Frame 1 (no input): blank canvas, image omitted
Frame 60 (the mouse pressed at the canvas centre just before this capture): blank canvas, image omitted
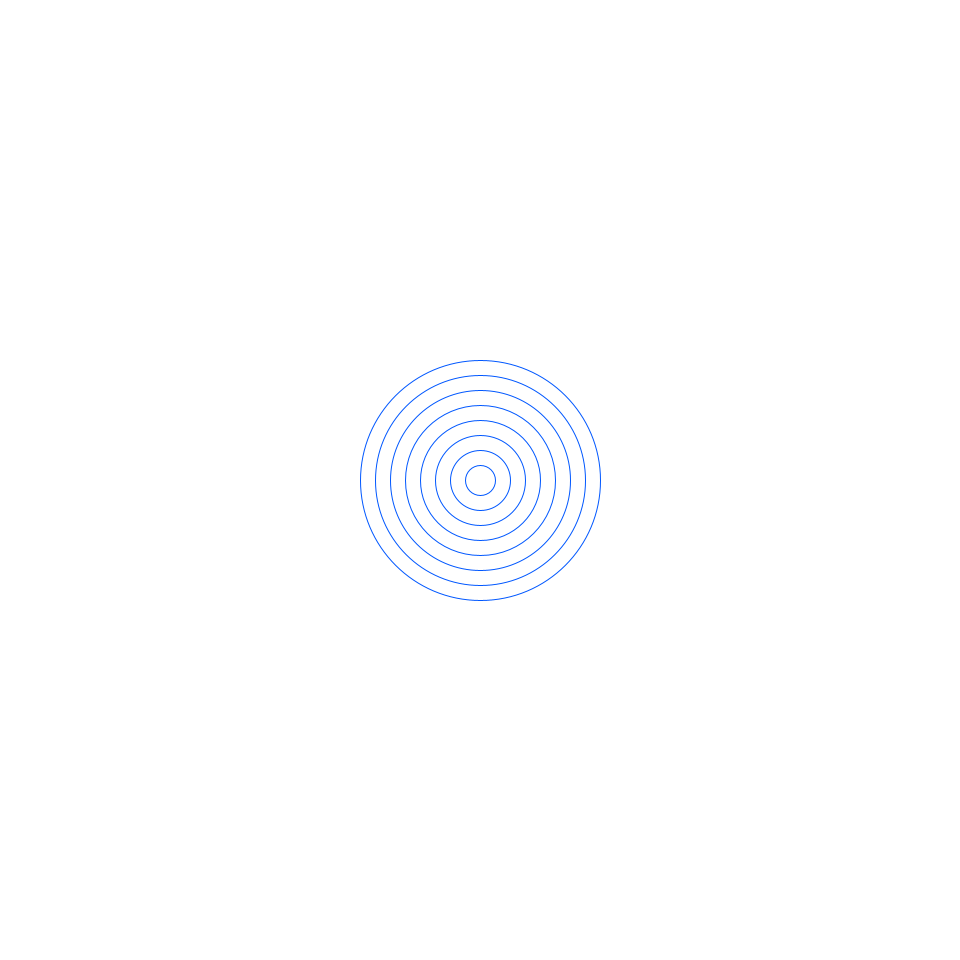
Frame 120 (the mouse held since frame 60 and released just before this capture)

The Processing sketch whose frames 1 and 60 were blank and that drew this single picture after the mouse press (run headless with seeded random() and noise(); from frame 60 on, the mouse is pressed at the canvas centre):

// Processing sketch: BlackHole
// ── BlackHole.pde

//==== constant ====
final int SCREEN_WIDTH=960;
final int SCREEN_HEIGHT=960;
final int MAX_HOLE_COUNT=20;

//==== variable ====
ArrayList<Hole> holes=new ArrayList<Hole>();
boolean enableAddHole=true;
int c=#FFFFFF;

//addHole
void addHole(){
  if(holes.size()>MAX_HOLE_COUNT) return;
  holes.add(new Hole(new Point(mouseX, mouseY)));
}

//clearScreen
void clearScreen(){
  noStroke();
  fill(255);
  rect(0, 0, SCREEN_WIDTH, SCREEN_HEIGHT);
}

//mousePressed
void mousePressed(){
  addHole();
  enableAddHole=false;
}

//mouseReleased
void mouseReleased(){
  enableAddHole=true;
}

//setup
void setup(){
  size(960, 960);
  background(255);
}

//draw
void draw(){
  clearScreen();
  for(Hole h: holes) h.update();
}
// ── Hole.pde

final int HOLE_ELLIPSE_COLOR=#0057FF;
final int HOLE_ELLIPSE_COUNT=8;
final int HOLE_ELLIPSE_MAX_R=240;
final int HOLE_ELLIPSE_MIN_R=4;
final int HOLE_ATTRACTION=4;
final int HOLE_UPDATE_CYCLE=1;
final float HOLE_ELLIPSE_DELTA_R=0.5;

class Radius{
  float r;
  Radius(float _r){
    r=_r;
  }
}

class Hole{
  Point pos;
  ArrayList<Radius> rs;
  int cycle;
  
  Hole(Point p){
    pos=new Point(p);
    rs=new ArrayList<Radius>();
    cycle=0;
    float deltaR=HOLE_ELLIPSE_MAX_R/HOLE_ELLIPSE_COUNT;
    for(int i=1;i<=HOLE_ELLIPSE_COUNT;++i){
      rs.add(new Radius(i*deltaR));
    }
  }
  
  private void show(){
    stroke(HOLE_ELLIPSE_COLOR);
    noFill();
    for(Radius radius: rs) {
      ellipse(pos.x, pos.y, radius.r, radius.r);
    }
  }
  
  void update(){
    if(++cycle>=HOLE_UPDATE_CYCLE){
      cycle=0;
      for(Radius radius: rs) {
        radius.r-=HOLE_ELLIPSE_DELTA_R;
        if(radius.r<HOLE_ELLIPSE_MIN_R) radius.r+=HOLE_ELLIPSE_MAX_R;
      }
    }
    show(); 
  }
}
// ── Point.pde

class Point{
  float x;
  float y;
  
  Point(float _x, float _y){
    x=_x;
    y=_y;
  }
  
  Point(Point p){
    x=p.x;
    y=p.y;
  }
  
  Point(){
    x=0.0f;
    y=0.0f;
  }
}
